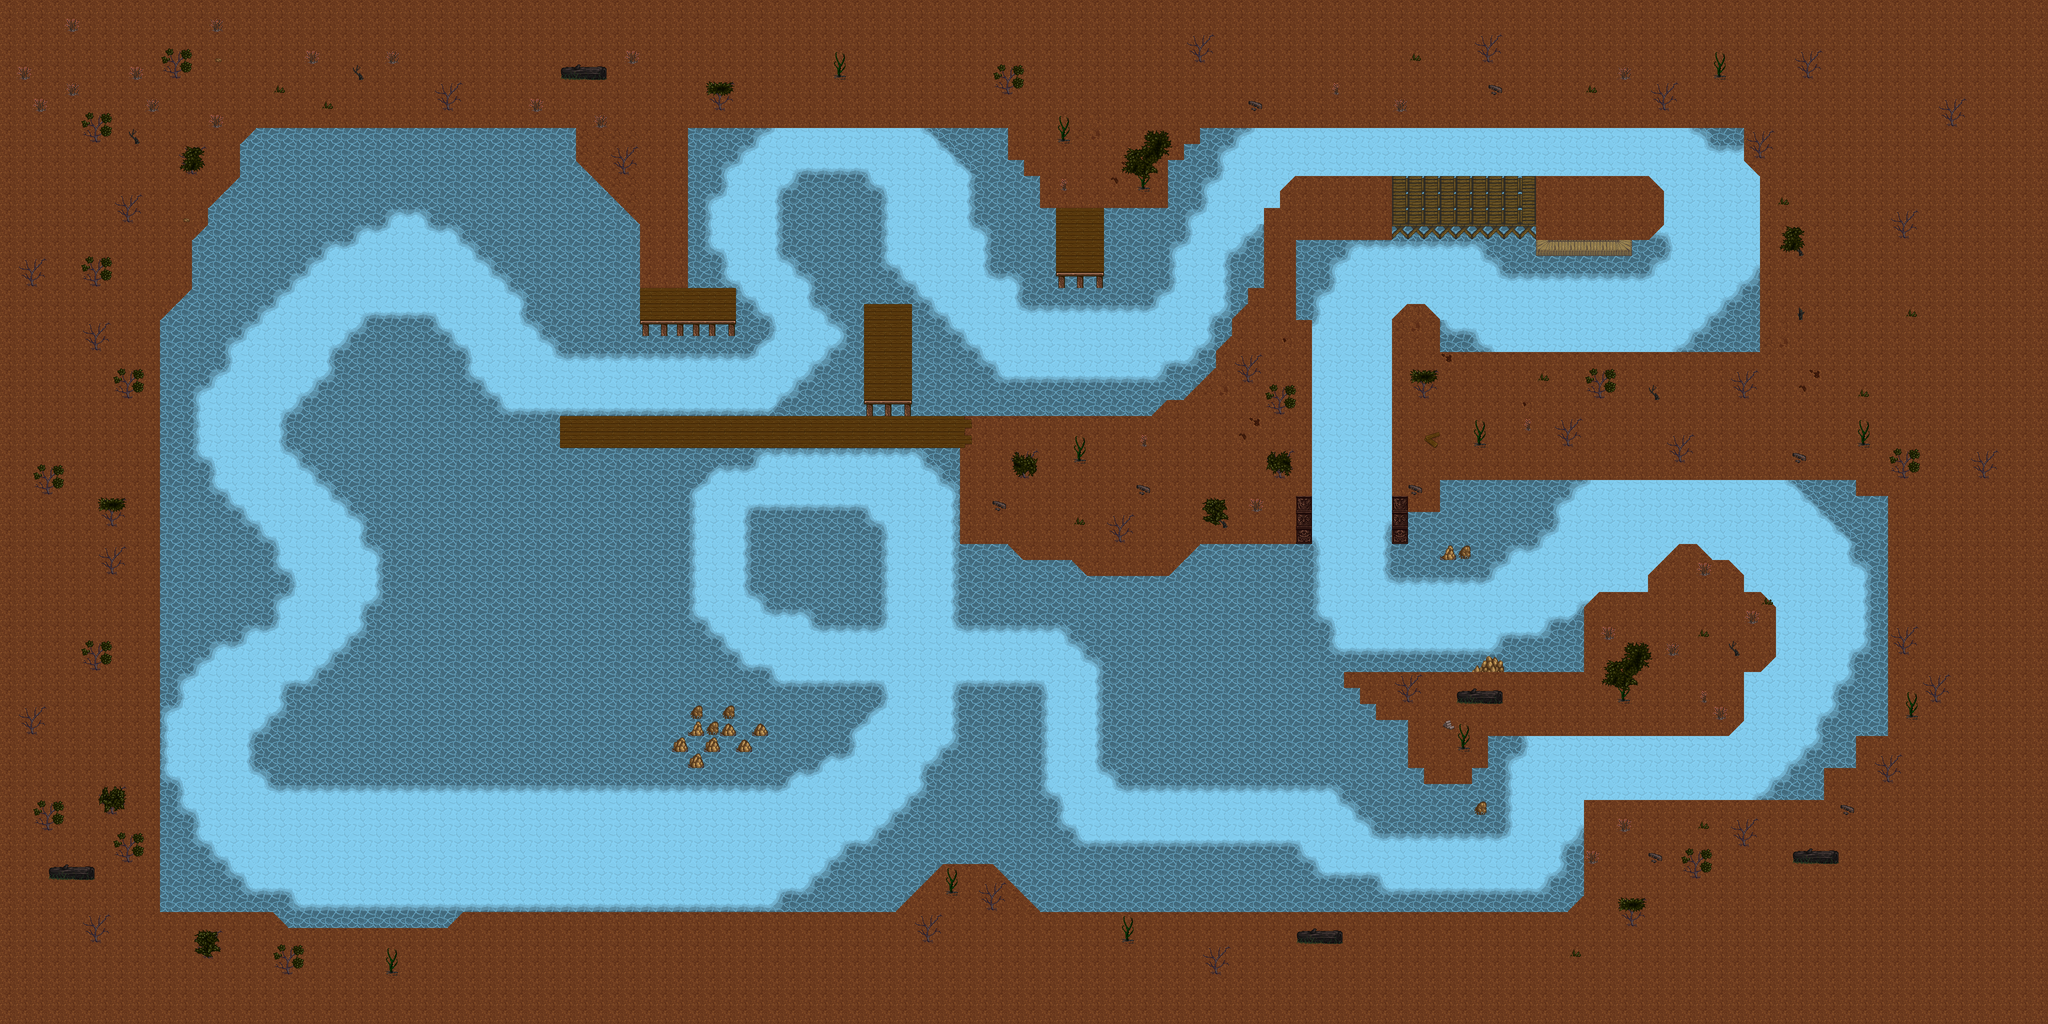

Rendered tile map (Tiled .tmx) drawn with the repository's tilesets; below, a short description and the map source with its tile grids summarised:
An orthogonal 128x64 tile map with 32x32 px tiles, 6 tile layers (Tile Layer 1, Tile Layer 2, Tile Layer 3, Tile Layer 4, ...), 1 hidden layer not drawn.

<map version="1.10" tiledversion="1.10.2" orientation="orthogonal" renderorder="right-down" width="128" height="64" tilewidth="32" tileheight="32" infinite="0" nextlayerid="8" nextobjectid="1">
 <tileset firstgid="1" source="TORPEDOES_testTileset.tsx" />
 <layer id="1" name="Tile Layer 1" width="128" height="64">
  <properties>
   <property name="Z" type="float" value="0" />
  </properties>
  <data>[8192 cells, 8192 non-empty, 2 distinct tile ids]</data>
 </layer>
 <layer id="3" name="Tile Layer 2" width="128" height="64">
  <properties>
   <property name="Z" type="float" value="1" />
  </properties>
  <data>[8192 cells, 4826 non-empty, 17 distinct tile ids]</data>
 </layer>
 <layer id="4" name="Tile Layer 3" width="128" height="64">
  <properties>
   <property name="Z" type="float" value="3" />
  </properties>
  <data>[8192 cells, 208 non-empty, 38 distinct tile ids]</data>
 </layer>
 <layer id="5" name="Tile Layer 4" width="128" height="64">
  <properties>
   <property name="Z" type="float" value="4" />
  </properties>
  <data>[8192 cells, 208 non-empty, 40 distinct tile ids]</data>
 </layer>
 <layer id="6" name="Tile Layer 6" width="128" height="64">
  <properties>
   <property name="Z" type="float" value="160" />
  </properties>
  <data>[8192 cells, 160 non-empty, 16 distinct tile ids]</data>
 </layer>
 <layer id="7" name="Tile Layer 7" width="128" height="64">
  <properties>
   <property name="Z" type="float" value="161" />
  </properties>
  <data>[8192 cells, 36 non-empty, 2 distinct tile ids]</data>
 </layer>
 <layer id="2" name="collider" width="128" height="64" visible="0">
  <data>[8192 cells, 6123 non-empty, 7 distinct tile ids]</data>
 </layer>
</map>
